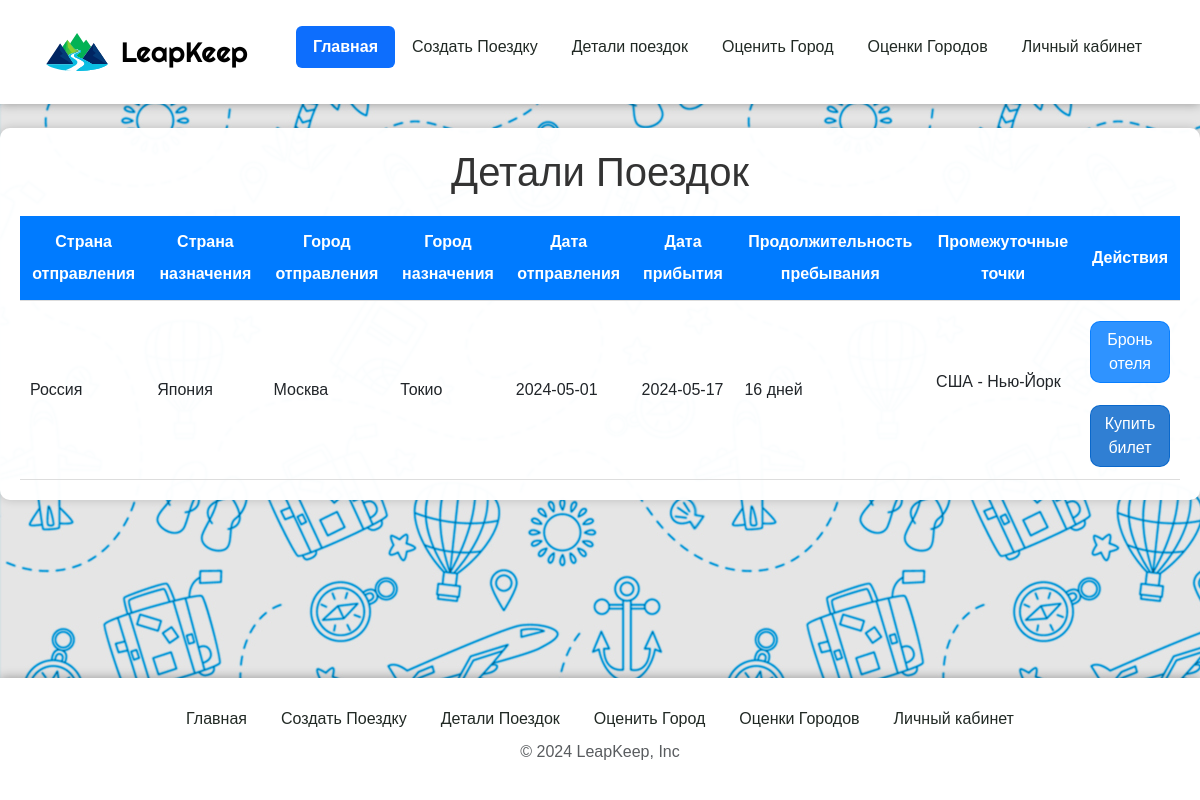
/trip_details (signed in), run on an earlier commit of the app's database.
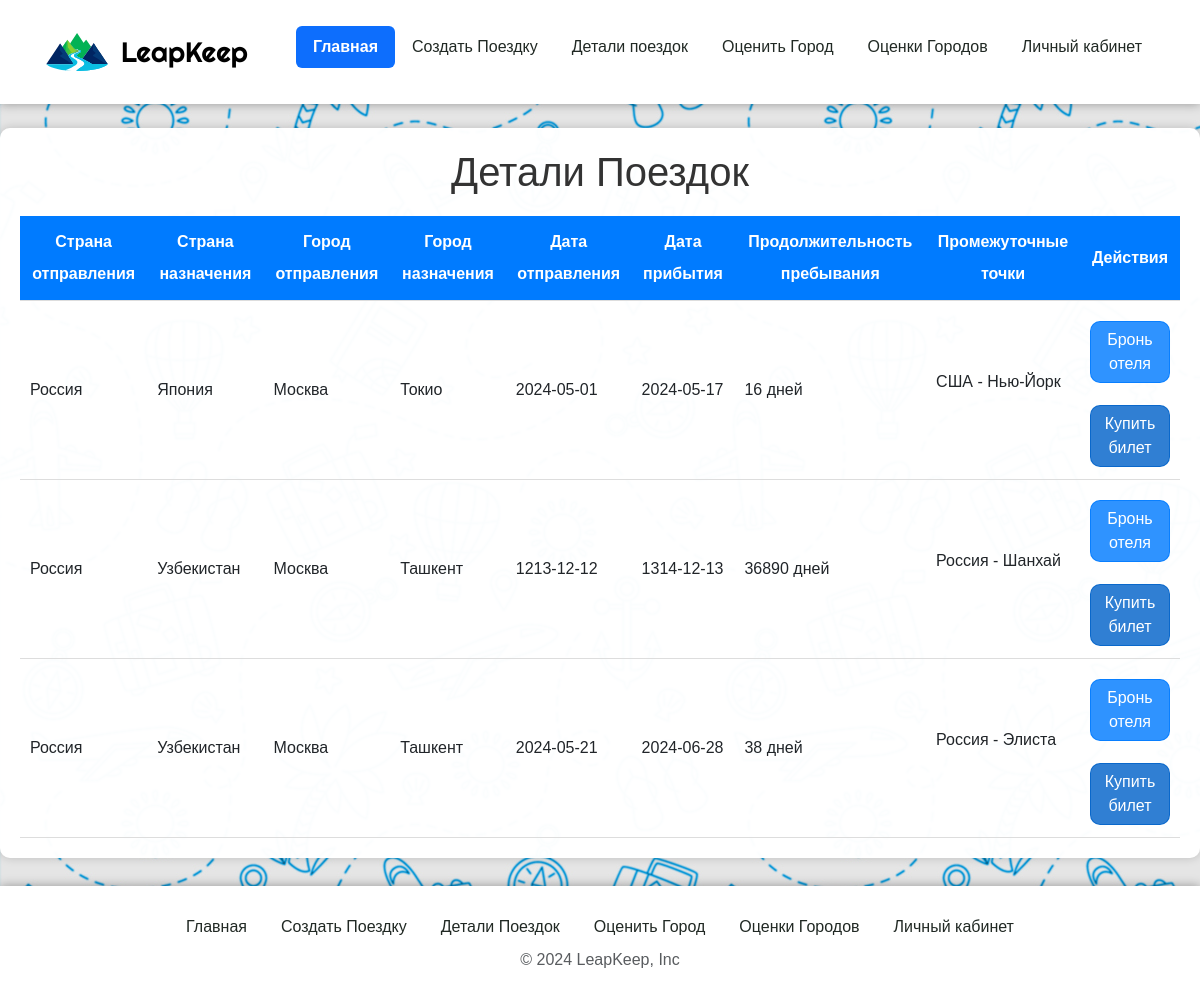
And on a later commit of the database.
### models.py (models this page shows)
class Trip(db.Model):
    id = db.Column(db.Integer, primary_key=True)
    start_country = db.Column(db.String(100), nullable=False)
    finish_country = db.Column(db.String(100), nullable=False)
    start_city = db.Column(db.String(100), nullable=False)
    finish_city = db.Column(db.String(100), nullable=False)
    _departure_date = db.Column('departure_date', db.DateTime, nullable=False)
    _arrival_date = db.Column('arrival_date', db.DateTime, nullable=False)
    stay_time = db.Column(db.Integer, nullable=True)
    user_id = db.Column(db.Integer, db.ForeignKey('user.id'), nullable=False)
    user = db.relationship('User', backref=db.backref('trips', lazy=True))
    @property
    def departure_date(self):
        return self._departure_date.date() if self._departure_date else None
    @departure_date.setter
    def departure_date(self, value):
        if isinstance(value, date):
            self._departure_date = datetime.combine(value, datetime.min.time())
        else:
            raise ValueError('departure_date must be a datetime.date instance')
    @property
    def arrival_date(self):
        return self._arrival_date.date() if self._arrival_date else None
    @arrival_date.setter
    def arrival_date(self, value):
        if isinstance(value, date):
            self._arrival_date = datetime.combine(value, datetime.min.time())
        else:
            raise ValueError('arrival_date must be a datetime.date instance')

class Points(db.Model):
    id = points_db.Column(db.Integer, primary_key=True)
    country_point = points_db.Column(db.String(100))
    city_point = points_db.Column(db.String(100))
    trip_id = points_db.Column(db.Integer)

### app.py (the view)
@app.route('/trip_details', methods=['GET', 'POST'])
def trip_details():
    if 'user_id' not in session or session['user_id'] is None or session is None:
        return redirect(url_for('login'))
    trips = Trip.query.all()
    for trip in trips:
        trip.points = Points.query.filter_by(trip_id=trip.id).all()
    return render_template('trip_details.html', trips=trips)

### templates/trip_details.html (shortened to what this page needs)
<!DOCTYPE html>
<html lang="ru">
<head>
    <link href="https://stackpath.bootstrapcdn.com/bootstrap/4.5.2/css/bootstrap.min.css" rel="stylesheet">
    <link rel="stylesheet" href="{{ url_for('static', filename='css/main.css') }}">
</head>
<body>
    <header>
        {% include 'header.html' %}
    </header>
    <main>
        <div class="container_for_history">
            <h1 class="h1">Детали Поездок</h1>
            <table class="trip-table">
                <thead>
                    <tr>
                        <th>Страна отправления</th>
                        <th>Страна назначения</th>
                        <th>Город отправления</th>
                        <th>Город назначения</th>
                        <th>Дата отправления </th>
                        <th>Дата прибытия </th>
                        <th>Продолжительность пребывания</th>
                        <th>Промежуточные точки</th>
                        <th>Действия</th>
                    </tr>
                </thead>
                <tbody>
                    {% for trip in trips %}
                    <tr>
                        <td>{{ trip.start_country }}</td>
                        <td>{{ trip.finish_country }}</td>
                        <td>{{ trip.start_city }}</td>
                        <td>{{ trip.finish_city }}</td>
                        <td>{{ trip.departure_date }}</td>
                        <td>{{ trip.arrival_date }}</td>
                        <td>{{ trip.stay_time }} дней</td>
                        <td>
                            <ul>
                                {% for point in trip.points %}
                                <li>{{ point.country_point }} - {{ point.city_point }}</li>
                                {% endfor %}
                            </ul>
                        </td>
                        <td>
                            <form action="https://www.booking.com/searchresults.ru.html" method="get" target="_blank">
                                <button class="btn buy1" type="submit">Бронь отеля</button>
                            </form>
                            <form action="https://www.aviasales.ru/search" method="get" target="_blank" style="margin-top: 10px;">
                                <button class="btn buy2" type="submit">Купить билет</button>
                            </form>
                        </td>
                    </tr>
                    {% endfor %}
                </tbody>
            </table>
        </div>
    </main>
    <footer>
        {% include 'footer.html' %}
    </footer>
</body>
</html>

### templates/header.html (shortened to what this page needs)
<link href="https://cdn.jsdelivr.net/npm/bootstrap@5.3.3/dist/css/bootstrap.min.css" rel="stylesheet">
<link rel="stylesheet" href="{{ url_for('static', filename='css/main.css') }}">
<header class="header">
  <div class="footer-nav">
    <div class="d-flex flex-wrap justify-content-center py-3 mb-4 align-items-center">
      <a href="/" class="me-5 mb-3 mb-md-0 link-body-emphasis text-decoration-none">
        <div class="d-flex flex-wrap justify-content-center align-items-center">
          <img src="{{ url_for('static', filename='img/logo.svg') }}" alt="Логотип" width="72" height="72" class="logo me-2">
          <div class="text_logo">
              <span class="fs-3">LeapKeep</span>
          </div>
      </div>
      </a>
      <ul class="nav nav-pills">
        <li class="nav-item"><a href="/" class="nav-link active" aria-current="page">Главная</a></li>
        <li class="nav-item"><a href="/create_trip" class="nav-link">Создать Поездку</a></li>
        <li class="nav-item"><a href="/trip_details" class="nav-link">Детали поездок</a></li>
        <li class="nav-item"><a href="/rate_place" class="nav-link">Оценить Город</a></li>
        <li class="nav-item"><a href="/places" class="nav-link">Оценки Городов</a></li>
        <li class="nav-item"><a href="/profile" class="nav-link">Личный кабинет</a></li>
      </ul>
    </div>
  </div>
</header>

### templates/footer.html (shortened to what this page needs)
  <link href="https://cdn.jsdelivr.net/npm/bootstrap@5.3.3/dist/css/bootstrap.min.css" rel="stylesheet">
  <link rel="stylesheet" href="{{ url_for('static', filename='css/main.css') }}">
<div class="footer-nav">
      <div class="nav justify-content-center">
        <li class="nav-item"><a href="/" class="nav-link active" aria-current="page">Главная</a></li>
        <li class="nav-item"><a href="/create_trip" class="nav-link">Создать Поездку</a></li>
        <li class="nav-item"><a href="/trip_details" class="nav-link">Детали Поездок</a></li>
        <li class="nav-item"><a href="/rate_place" class="nav-link">Оценить Город</a></li>
        <li class="nav-item"><a href="/places" class="nav-link">Оценки Городов</a></li>
        <li class="nav-item"><a href="/profile" class="nav-link">Личный кабинет</a></li>
      </div>
      <p class="text-center text-body-secondary">© 2024 LeapKeep, Inc</p>
</div>

### static/css/main.css (style rules this page uses)
body { font-family: Arial, sans-serif; background: url('/static/img/back.jpg') repeat; padding-bottom: 150px; }
.text_logo { font-family: 'Righteous', sans-serif; }
.container, .container_for_history, .container_for_places { max-width: 960px; margin: 0 auto; padding: 20px; background-color: #fffffffb; box-shadow: 0 0 10px rgba(0, 0, 0, 0.178); border-radius: 10px; position: relative; }
.container_for_history { max-width: 1400px; }
thead { color: #ffffff; text-align: center; }
.h1, .h2 { text-align: center; color: #333; margin-bottom: 1rem !important; }
p, .footer .text-body-secondary, .rating-table td { color: #666; }
ul { list-style: none; padding-left: 0; }
ul li, .form-group, .form-signin input, .rating-table th, .rating-table td { margin-bottom: 10px; }
a, .form-signin a, .header .link-body-emphasis { color: #007bff; text-decoration: none; }
.form-label, .footer .nav-link.active, .header .nav-link.active { font-weight: bold; }
.header { background-color: #ffffff; margin: 0; padding: 0; box-shadow: 0 0 10px rgba(0, 0, 0, 0.349); }
footer { background-color: #ffffff; margin: 0; padding: 20px; bottom: 0; width: 100%; position: fixed; box-shadow: 0 0 10px rgba(0, 0, 0, 0.349); }
.nav-link { color: #212924; border: 1px solid transparent; border-radius: 5px; padding: 8px 16px; transition: background-color 0.3s; }
.trip-table { width: 100%; border-collapse: collapse; margin-top: 20px; padding: auto; margin-left: auto; margin-right: auto; }
.trip-table th, .trip-table td { padding: 10px; border-bottom: 1px solid #ddd; }
.trip-table tr { line-height: 2.0; }
.trip-table tbody tr { line-height: 1.0; }
.trip-table thead { background-color: #007bff; border-bottom-right-radius: 1px; border-bottom-left-radius: 1px; border-radius: 10px; }
.buy1 { margin-top: 10px !important; margin-bottom: 2px !important; background-color: #007bffd0; border-color: #007bffd0; color: #fff; cursor: pointer; border-radius: 10px; }
.buy2 { margin-top: 10px !important; margin-bottom: 2px !important; background-color: #0262c9d0; border-color: #0262c9d0; color: #fff; cursor: pointer; border-radius: 10px; }

### templates/trip_details.html (style rules this page uses)
.trip-table tbody tr { line-height: 2.0; }
.trip-table td { padding: 10px 5px; }

What changed in the data, as far as the page shows it:
added Trip: start_country "Россия", finish_country "Узбекистан", start_city "Москва", finish_city "Ташкент", departure_date "1213-12-12", arrival_date "1314-12-13", stay_time "36890"
added Points: country_point "Россия", city_point "Шанхай"
added Trip: start_country "Россия", finish_country "Узбекистан", start_city "Москва", finish_city "Ташкент", departure_date "2024-05-21", arrival_date "2024-06-28", stay_time "38"
added Points: country_point "Россия", city_point "Элиста"
